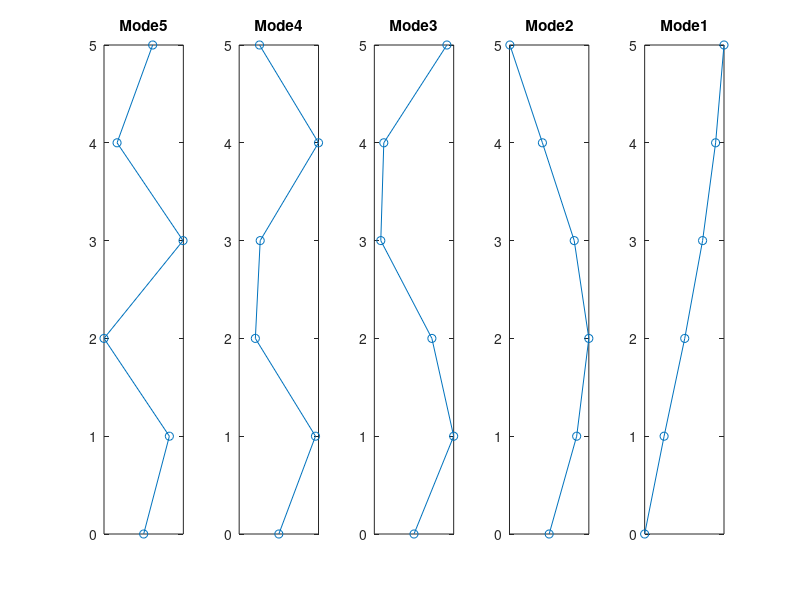

This chart was generated by the following MATLAB code: (Note: this script raises an error after producing the figure.)
clear
clc

%mass matrix
d1 = 100; %dead load from slab unit in psf
d2 = 25;  %dead load from superimposed load unit in psf

A = 0.25* 80*125;  %tributary area

dl = (d1+d2)/1000; %total dead load unit in ksf

g = 386.2205; %unit in in/s^2

fdl = dl*A;

m = fdl/g;

M = zeros(15,15);
M(1:5,1:5) = diag(m*ones(1,5));  %mass matrix

%stiffness matrix
bc = 20; %unit in inches
hc = 30; %unit in inches
bb = 20; %unit in inches
hb = 32; %unit in inches


Ic = 1/12*(bc*((hc)^3));
Ec = 57*sqrt(6000); %unit in ksi
Ib = 105.207e3;
%Ib = 1/12*(bb*(hb^3)); 
Eb = 57*sqrt(6000);


h = 10.5*12; %height from 2-4 in inches
Li = 25*12; %length for the beam in the moment-frame
stiff_coef = 0.5; %stiffness coefficient for cracking in column

k1 = stiff_coef * 2*(12*Ec*Ic)/((1.142871*h)^3); %total stiffness for the first floor (24EI/1.25h^3)
k = stiff_coef *(24*Ec*Ic)/(h^3); %total stiffness for 2-5 floor (24EI/h^3)
k2 = stiff_coef *(6*Ec*Ic)/(h^2); %total stiffness for 2-5 floor (6EI/h^2)
k3 = stiff_coef *(6*Ec*Ic)/((1.142871*h)^2); %total stiffness for first floor (6EI/1.25h^2)
k4 = stiff_coef *(4*Ec*Ic)/(1.142871*h); %total stiffness for first floor (4EI/1.25h)
k5 = stiff_coef *(4*Ec*Ic)/(h); %total stiffness for 2-5 floor (4EI/h)
k6 = stiff_coef *(4*Eb*Ib)/(Li); %total stiffness for moment first floor (4EI/L)
k7 = stiff_coef *(2*Eb*Ib)/(Li); %total stiffness for first floor (2EI/L)
k8 = stiff_coef *(2*Ec*Ic)/(h); %total stiffness for first floor (2EI/h)



K = [k+k1, -k, 0, 0 ,0, -k3+k2, k2, 0,0,0,-k3+k2, k2, 0,0,0;...
    -k, 2*k, -k, 0, 0, -k2, 0, k2, 0,0, -k2, 0, k2, 0,0;...
    0, -k, 2*k, -k, 0, 0, -k2, 0, k2, 0, 0, -k2, 0, k2, 0;...
    0, 0 , -k, 2*k, -k, 0,0, -k2, 0, k2, 0, 0, -k2, 0, k2;...
    0, 0, 0, -k, k, 0,0,0, -k2, -k2, 0,0,0, -k2,-k2;...
    -k3+k2, -k2, 0, 0, 0, k4+k5+k6, k8, 0,0,0,k7,0,0,0,0;...
    k2, 0, -k2, 0, 0, k8, 2*k5 + k6, k8, 0,0,0,k7,0,0,0;...
    0, k2, 0, -k2, 0, 0, k8, 2*k5+k6, k8, 0,0,0,k7,0,0;...
    0, 0, k2, 0, -k2, 0 , 0, k8, 2*k5+k6, k8, 0,0,0,k7,0;...
    0, 0, 0, k2, -k2, 0, 0, 0,k8, k5, 0, 0,0,0,k7;...
    -k3+k2, -k2, 0,0,0, k7, 0, 0, 0, 0, 2*k5+k6, k8, 0,0,0;...
    k2, 0, -k2, 0, 0, 0, k7, 0, 0, 0, k8, 2*k5+k6, k8, 0, 0;...
    0, k2, 0, -k2, 0, 0, 0, k7, 0, 0, 0, k8, 2*k5+k6, k8, 0;...
    0, 0, k2, 0, -k2, 0, 0,0,0,k7,0,0,k8, 2*k5+k6, k8;...
    0,0,0,k2,-k2,0,0,0,0,k7,0,0,0,k8,k5+k6];


Ktt = K(1:5,1:5); %stiffness matrix for both translation
Kto = K(1:5,6:15); %stiffness matrix for translation and rotation
Kot = K(6:15,1:5); %stiffness matrix for rotation and translation
Koo = K(6:15,6:15); %stiffness matrix for both rotation

ktr = Ktt - Kto*inv(Koo)*Kot;
Mtr = M(1:5,1:5);
[V,D] = eig(ktr,Mtr);


%mode shapes
for i = 1:size(V, 2)
    subplot(1, length(V), i);
    X = (0:1:length(V));
    Y = [0,V(:,i)'];
    plot( Y,X, 'o-')
    % Set custom y-axis tick locations
    ytick_values = [0, 1, 2, 3, 4, 5, 6];
    yticks(ytick_values);
    % Remove x-axis ticks
    xticks([]);
    title(["Mode", num2str(6-i)])
end

sgtitle('Mode Shapes for moment frame');
%damping matrix
w1 = (diag(D)'); %w^2 (omega square) for the various modes
w = zeros(1,5);
for i = 1:length(w1)
    w(i) = w1(6-i);
end
dr1 = 0.05; %damping ratio for first mode
dr4 = 0.05; %damping ratio for fourth mode

b = (2*dr1*sqrt(w(1))-2*dr4*sqrt(w(4)))/(w(1)-w(4));
a = 2*dr1*sqrt(w(1))-b*w(1);

Dm = a*M + b*K;

Period = zeros(1,5);

%period
for j = 1:length(w)
    Period(1,j) = (2*pi)/sqrt(w(j));
end


%% Equivalent Lateral Force Procedure (ELF)
A1 = 0.125*80*125;

Wx = [A1,A1,A1,A1,A1];
n_story = 5;
h1 = 12;
h_all = 10.5;
hx = zeros(n_story,1);
for i = 1:n_story
    if i == 1
        hx(i) = 12;
    else
        hx(i) = hx(i-1) + h_all;
    end
end

% determine exponent k
if Period(1) < 0.5
    k = 1;
else
    k = 2;
end
% parameters for shear wall
Ct = 0.016;
x = 0.9;
Cu = 1.4;
Sds = 1.518;
Sd1 = 0.615;
S1 = 0.659;
Cd = 5.5;
R = 8;
Ie = 1;
T = Period(1);
Ta = max(0.1*n_story, Ct * sum(hx)^x);

% find Cs
Cs1 = min(Sds/R , Sd1/(T*(R/Ie)));
Cs2 = Sds*0.044*Ie;
Cs3 = 0.5*S1/R;
Cs = max(max(Cs1,Cs2),Cs3);

% solve for forces
hxk = hx.^k;
Wxhxk = Wx' .* hxk;
Cvx = Wxhxk / sum(Wxhxk);
V1 = Cs * sum(Wx);
Fx = (Cvx * V1)/2; % divide forces by two to get forces on each level of the moment frame
% base shear (kips)
V_elf = sum(Fx);
% % base moment (kip-in)
% M_elf = 0;
% for i = 1:length(hx)
%     M_elf = M_elf + Fx(i) * hx(i) * 12;
% end
% lateral floor displacements (in)
x_elf = inv(ktr) * Fx * Cd;

%% member forces for the ELF

%displacement for the drift calculations
dx = ktr\Fx;

fx1 = [Fx;0;0;0;0;0;0;0;0;0;0];
dx1 = K\fx1;

nele = 10;
L = zeros(nele, 4);
for i = 1:5
    if i == 1
        L(i,1) = 0;
        L(i,2) = 1;
        L(i,3) = 0;
        L(i,4) = 1 + nele/2;
    else
        L(i,1) = i - 1;
        L(i,2) = i;
        L(i,3) = nele/2 + i - 1;
        L(i,4) = nele/2 + i; 
    end
end
for j = 6:10
    L(j,1) = L(j-5,1);
    L(j,2) = L(j-5,2);
    if j == 6
        L(j,3) = 0;
    else
        L(j,3) = L(j-5,3) + 5;
    end
    L(j,4) = L(j-5,4) + 5;
end

length = [12,10.5,10.5,10.5,10.5,12,10.5,10.5,10.5,10.5];
column_member = zeros(10,4);

lm = 12*[12,10.5,10.5,10.5,10.5,12,10.5,10.5,10.5,10.5];


for j = 1:10
    kc = (Ec*0.5*Ic)/(lm(j)^3)*[12, -12, 6*lm(j), 6*lm(j);...
    -12, 12, -6*lm(j), -6*lm(j);...
    6*lm(j), -6*lm(j), 4*(lm(j))^2, 2*(lm(j))^2;...
    6*lm(j), -6*lm(j), 2*(lm(j))^2, 4*(lm(j))^2];
    if j == 1 || j == 6
        Lj = L(j,:); % extract member locator vector
        column_member(j,:) = (kc * [0; dx1(Lj(2)); 0; dx1(Lj(4))]);  
    else 
        column_member(j,:) = (kc * dx1(L(j,:)));

    end
end


beam_member = zeros(5,2);

%beam demands/moment
Lb = L(:,4);
beam_coef = stiff_coef*(Eb*Ib)/(Li^3);
kbb = [4*(Li^2), 2*(Li^2);2*(Li^2), 4*(Li^2)];
kb = beam_coef*kbb;
for i = 1:5
    beam_member(i,:) = kb*dx1([Lb(i), Lb(i+5)]);
 
end

shear_demand = zeros(5,1);
for k = 1:size(beam_member,1)
    shear_demand(k,:) = (beam_member(k,1) + beam_member(k,2))/Li;

end
%% Response Spectrum Analysis (RSA)
% mode shapes and participation factors
phi = zeros(size(V,2),size(V,2));
% reverse mode order of phi
for i = 1:size(phi,2)
    phi(:,i) = V(:,6-i);
end
% mass normalize phi
alpha = zeros(size(phi,2),1);
for i = 1:size(phi,2)
    alpha(i) = sqrt(inv(phi(:,i)'*Mtr*(phi(:,i))));
end 
phi_norm = phi;
for i = 1:size(phi,2)
    phi_norm(:,i) = alpha(i)*phi(:,i);
end 

% solve for gamma
r = zeros(n_story,1) + 1;
gamma_n = zeros(n_story,1);
for i = 1:size(phi,2)
    gamma_n(i) = (phi_norm(:,i)' * Mtr * r) / (phi_norm(:,i)'* Mtr *phi_norm(:,i));
end

% solve for Modal Mass Participation (MMP)
MMP = zeros(size(phi,2),1);
for i = 1:size(phi,2)
    MMP(i) = gamma_n(i)^2 /(5*m);
end

% solve for static story forces
s_n = zeros(size(phi,2),size(phi,2));
for i = 1:size(phi,2)
    s_n(:,i) = gamma_n(i) * Mtr * phi_norm(:,i);
end

% find pseudo-accelerations
Ts = Sd1/Sds;
T0 = 0.2*Sd1/Sds;
% two modes required 90% mass participation per ASCE 7-16, but use all
PSa_n = zeros(size(phi,2),1); % in/s^2
for i = 1:size(phi,2)
    if Period(i) < T0
        PSa_n(i) = 0.6 * (Sds/T0) * Period(i) + 0.4*Sds;
    elseif Period(i) < Ts
        PSa_n(i) = Sds;
    else
        PSa_n(i) = Sd1 /Period(i);
    end
end

% calculate dynamic story forces
fx_rsa = zeros(size(phi,2),size(phi,2));
for i = 1:size(phi,2)
    fx_rsa(:,i) = PSa_n(i) * g * s_n(:,i)/R;
end

% calculate base shear for each mode
V_rsa_modal = zeros(size(phi,2),1);
for i = 1:size(phi,2)
    V_rsa_modal(i) = sum(fx_rsa(:,i));
end
% compute SRSS combination for base shear and compute scaled V_rsa
V_rsa = sqrt(sum(V_rsa_modal.^2));
scale_factor = V_elf/V_rsa;
V_rsa_scaled = V_rsa * scale_factor;
fx_rsa_scaled = fx_rsa * scale_factor;


% compute SRSS combination for dynamic story forces
Fx_rsa = zeros(size(phi,2),1);
for i = 1:size(phi,2)
    Fx_rsa(i) = sqrt(sum(fx_rsa(i,:).^2));
end

% calculate modal story displacements and SRSS combination
x_rsa_modal = zeros(size(phi,2),size(phi,2));
for i = 1:size(phi,2)
    x_rsa_modal(:,i) = inv(ktr)*fx_rsa(:,i) * Cd;
end
x_rsa = zeros(size(phi,2),1);
for i = 1:size(phi,2)
    x_rsa(i) = sqrt(sum(x_rsa_modal(i,:).^2));
end

%% BEAM AND COLUMN DEMANDS FOR RSA


dx2 = zeros(size(phi,2)+10, size(phi,2));
for k = 1:size(phi,2)
    fx1_rsa = [fx_rsa(:,k);0;0;0;0;0;0;0;0;0;0];
    dx2(:,k) = K\fx1_rsa;
end

%using just the first two modes
%first mode
dx3 = dx2(:,1);
for j = 1:10

    kc = (Ec*0.5*Ic)/(lm(j)^3)*[12, -12, 6*lm(j), 6*lm(j);...
        -12, 12, -6*lm(j), -6*lm(j);...
        6*lm(j), -6*lm(j), 4*(lm(j))^2, 2*(lm(j))^2;...
        6*lm(j), -6*lm(j), 2*(lm(j))^2, 4*(lm(j))^2];

    if j == 1 || j == 6
        Lj = L(j,:); % extract member locator vector
            column_member_rsa1(j,:) = (kc * [0; dx3(Lj(2)); 0; dx3(Lj(4))]);  
    else 
            column_member_rsa1(j,:) = (kc * dx3(L(j,:)));
    
    end
end


dx4 = dx2(:,2);
for j = 1:10

    kc = (Ec*0.5*Ic)/(lm(j)^3)*[12, -12, 6*lm(j), 6*lm(j);...
        -12, 12, -6*lm(j), -6*lm(j);...
        6*lm(j), -6*lm(j), 4*(lm(j))^2, 2*(lm(j))^2;...
        6*lm(j), -6*lm(j), 2*(lm(j))^2, 4*(lm(j))^2];

    if j == 1 || j == 6
        Lj = L(j,:); % extract member locator vector
            column_member_rsa2(j,:) = (kc * [0; dx4(Lj(2)); 0; dx4(Lj(4))]);  
    else 
            column_member_rsa2(j,:) = (kc * dx4(L(j,:)));
    
    end
end



%combining the two modes with SRSS
for i = 1:4
    mode2_member = column_member_rsa2(:,i);
    mode1_member = column_member_rsa1(:,i);
    for j = 1:10
        combined_rsa_member(j,i) = -scale_factor * sqrt(mode1_member(j)^2 + mode2_member(j)^2);

    end
end


%beam demands/moment for the first mode
beam_member1 = zeros(5,2);
beam_member2 = zeros(5,2);
Lb = L(:,4);
beam_coef = stiff_coef*(Eb*Ib)/(Li^3);
kbb = [4*(Li^2), 2*(Li^2);2*(Li^2), 4*(Li^2)];
kb = beam_coef*kbb;
for i = 1:5
    beam_member1(i,:) =  kb*dx3([Lb(i), Lb(i+5)]);
    beam_member2(i,:) =  kb*dx4([Lb(i), Lb(i+5)]);

end

%combining the two modes
for j = 1:2
    mode1_beam = beam_member1(:,j);
    mode2_beam = beam_member2(:,j);
    for i = 1:5
        beam_member_combined(i,j) = scale_factor * sqrt(mode1_beam(i)^2 + mode2_beam(i)^2);
    end
    
end
% shear demand for RSA
shear_demand1 = zeros(5,1);
for k = 1:size(beam_member,1)
    shear_demand1(k,:) = (beam_member_combined(k,1) + beam_member_combined(k,2))/Li;

end

%% RESPONSE HISTORY ANALYSIS
p = dir("*.txt");
%number of data points
l = zeros(1, numel(p));
for j = 1:numel(p)
    l(1,j) = (size((table2array(readtable(p(j).name))),1)-1)*5;
end
data = zeros(numel(p),max(l)); %storing the data from the txt files
dt2 = zeros(1,numel(p)); %matrix of the time steps

%READING TIME STEPS

for i = 1:numel(p)
    %reading the text file
    fileID = fopen(p(i).name, 'r');
    d = readtable(p(i).name, 'HeaderLines',3);

    %time step
    dt = d(1,1:5);
    dt1 = table2array(dt); %convert the table to array
    dt2(1,i) = dt1(:,4);   
       
end

%READING DATA POINTS
for i = 1:numel(p)
    %reading the text file
    fileID = fopen(p(i).name, 'r');
    d = readtable(p(i).name, 'HeaderLines',3);

    %data points
    pt = d(2:end, 1:5);
    pt1 = table2array(pt);

    n = 1;
    for j = 1:size((pt1),1)
    data(i,n:n+4) = pt1(j,:);
    n = n+5;
    end

end

%number of data points
npt = zeros(1, numel(p));
for i = 1:size(data,1)
    np = data(i,:);
    np1 = np(~isnan(np));
    npt(1,i) = size(np1(np1 ~= 0),2);
end
%reading each ground motion

kocaeli_00 = data(1,1:npt(1));
kocaeli_90 = data(2,1:npt(2));
niigata_ew = data(3,1:npt(3));
niigata_ns = data(4,1:npt(4));
northr_00 = data(5,1:npt(5));
northr_90 = data(6,1:npt(6));

%modal mass
mn = zeros(1, n_story);
for i = 1:n_story
    mn(1, i) = sum(s_n(:,i));
end

% acceleration and displacement for the first gm
w2 = sort(w1);
ngamma = 1/2; beta=1/4; zeta = 0.05;
D_kocaeli = zeros(2*n_story, size(kocaeli_00,2));
A_kocaeli = zeros(2*n_story, size(kocaeli_90,2));
h = 0;
for j = 1:2
    response = data(j,1:npt(j))';
    for i = 1:n_story
        m= 1;
        P = -g*m*response;
        k = w2(i)*m;
        w = sqrt(w2(i));
        c = 2*m*w*zeta;
        [a, v, u] = NewmarkIntegrator(ngamma, beta, m,  c,k, P, dt2(j));
        D_kocaeli(h+i,:) = u;
        A_kocaeli(h+i,:) = w^2*D_kocaeli(h+i,:);
    end
    h = h+5; 

end

%acceleration and displacement for the second gm
D_niigata = zeros(2*n_story, size(niigata_ew,2));
A_niigata = zeros(2*n_story, size(niigata_ns,2));
h = 0;
for j = 1:2
    response = data(j+2,1:npt(j+2))';
    for i = 1:n_story
        m= 1;
        P = -g*m*response;
        k = w2(i)*m;
        w = sqrt(w2(i));
        c = 2*m*w*zeta;
        [a, v, u] = NewmarkIntegrator(ngamma, beta, m,  c,k, P, dt2(j+2));
        D_niigata(h+i,:) = u;
        A_niigata(h+i,:) = w^2*D_niigata(h+i,:);
    end
    h = h+5; 

end

%acceleration and displacement for the third gm
D_northr = zeros(2*n_story, size(northr_00,2));
A_northr = zeros(2*n_story, size(northr_90,2));
h = 0;

for j = 1:2
    response = data(j+4,1:npt(j+4))';
    for i = 1:n_story
        m= 1;
        P = -g*m*response;
        k = w2(i)*m;
        w = sqrt(w2(i));
        c = 2*m*w*zeta;
        [a, v, u] = NewmarkIntegrator(ngamma, beta, m,  c,k, P, dt2(j+4));
        D_northr(h+i,:) = u;
        A_northr(h+i,:) = w^2*D_northr(h+i,:);
    end
    h = h+5; 

end

%total response for acceleration and displacement in both directions for
%GM1
A1_kocaeli = zeros(2*n_story, size(kocaeli_90,2));
D1_kocaeli = zeros(2*n_story, size(kocaeli_90,2));
d = 1;
for i = 1:2
    A1_kocaeli(d:d+4, :) = phi*diag(gamma_n)*A_kocaeli(d:d+4, 1:size(kocaeli_90,2));
    D1_kocaeli(d:d+4, :) = phi*diag(gamma_n)*D_kocaeli(d:d+4, 1:size(kocaeli_90,2));
    d = d+5;
end

%total response for acceleration and displacement in both directions for
%GM2
A1_niigata = zeros(2*n_story, size(niigata_ew,2));
D1_niigata = zeros(2*n_story, size(niigata_ns,2));
d = 1;
for i = 1:2
    A1_niigata(d:d+4, :) = phi*diag(gamma_n)*A_niigata(d:d+4, 1:size(niigata_ew,2));
    D1_niigata(d:d+4, :) = phi*diag(gamma_n)*D_niigata(d:d+4, 1:size(niigata_ns,2));
    d = d+5;
end

%total response for acceleration and displacement in both directions for
%GM3
A1_northr = zeros(2*n_story, size(northr_00,2));
D1_northr = zeros(2*n_story, size(northr_00,2));
d = 1;
for i = 1:2
    A1_northr(d:d+4, :) = phi*diag(gamma_n)*A_northr(d:d+4, 1:size(northr_00,2));
    D1_northr(d:d+4, :) = phi*diag(gamma_n)*D_northr(d:d+4, 1:size(northr_00,2));
    d = d+5;
end

pseudo_acc_kocaeli = zeros(n_story, 1);
dis_acc_kocaeli = zeros(n_story, 1);
%pseudo_acceleration
for i = 1:n_story 
    pseudo_acc_kocaeli(i,1) = max(max(A1_kocaeli(i,:)), max(A1_kocaeli(i+5,:)));
    dis_acc_kocaeli(i,1) = max(max(D1_kocaeli(i,:)), max(D1_kocaeli(i+5,:)));
end

pseudo_acc_niigata = zeros(n_story, 1);
 dis_acc_niigata = zeros(n_story, 1);
%pseudo_acceleration
for i = 1:n_story 
    pseudo_acc_niigata(i,1) = max(max(A1_niigata(i,:)), max(A1_niigata(i+5,:)));
    dis_acc_niigata(i,1) = max(max(D1_niigata(i,:)), max(D1_niigata(i+5,:)));

end

pseudo_acc_northr = zeros(n_story, 1);
dis_acc_northr = zeros(n_story, 1);
%pseudo_acceleration
for i = 1:n_story
    pseudo_acc_northr(i,1) = max(max(A1_northr(i,:)), max(A1_northr(i+5,:)));
    dis_acc_northr(i,1) = max(max(D1_northr(i,:)), max(D1_northr(i+5,:)));
end

% calculate dyanmic story forces rha calculation
fx_rha = zeros(size(phi,2),size(phi,2));
for i = 1:size(phi,2)
    fx_rha(:,i) = pseudo_acc_niigata(i) * s_n(:,i)/R;
end

% calculate base shear for each mode rha
V_rha_modal = zeros(size(phi,2));
for i = 1:size(phi,2)
    V_rha_modal(i) = sum(fx_rha(:,i));
end

%scale factor
V_rha = sqrt(sum(V_rha_modal.^2));
scale_factor1 = V_elf/sum(V_rha);


% calculate modal story displacements and SRSS combination rha
x_rha_modal = zeros(size(phi,2),size(phi,2));
for i = 1:size(phi,2)
    x_rha_modal(:,i) = inv(ktr)*fx_rha(:,i) * Cd;
end

x_rha = zeros(size(phi,2),1);
for i = 1:size(phi,2)
    x_rha(i) = sqrt(sum(x_rha_modal(i,:).^2));
end
%% BEAM AND COLUMN DEMAND FOR RHA

dx5 = zeros(size(phi,2)+10, size(phi,2));
for k = 1:size(phi,2)
    fx1_rha = [fx_rha(:,k);0;0;0;0;0;0;0;0;0;0];
    dx5(:,k) = K\fx1_rha;
end

%using just the first two modes
%first mode
dx6 = dx5(:,1);
for j = 1:10

    kc = (Ec*0.5*Ic)/(lm(j)^3)*[12, -12, 6*lm(j), 6*lm(j);...
        -12, 12, -6*lm(j), -6*lm(j);...
        6*lm(j), -6*lm(j), 4*(lm(j))^2, 2*(lm(j))^2;...
        6*lm(j), -6*lm(j), 2*(lm(j))^2, 4*(lm(j))^2];

    if j == 1 || j == 6
        Lj = L(j,:); % extract member locator vector
            column_member_rha1(j,:) = (kc * [0; dx6(Lj(2)); 0; dx6(Lj(4))]);  
    else 
            column_member_rha1(j,:) = (kc * dx6(L(j,:)));
    
    end
end


dx7 = dx5(:,2);
for j = 1:10

    kc = (Ec*0.5*Ic)/(lm(j)^3)*[12, -12, 6*lm(j), 6*lm(j);...
        -12, 12, -6*lm(j), -6*lm(j);...
        6*lm(j), -6*lm(j), 4*(lm(j))^2, 2*(lm(j))^2;...
        6*lm(j), -6*lm(j), 2*(lm(j))^2, 4*(lm(j))^2];

    if j == 1 || j == 6
        Lj = L(j,:); % extract member locator vector
            column_member_rha2(j,:) = (kc * [0; dx7(Lj(2)); 0; dx7(Lj(4))]);  
    else 
            column_member_rha2(j,:) = (kc * dx7(L(j,:)));
    
    end
end


%combining the two modes with SRSS
for i = 1:4
    mode2_member_rha = column_member_rha2(:,i);
    mode1_member_rha = column_member_rha1(:,i);
    for j = 1:10
        combined_rha_member(j,i) = -scale_factor1 * sqrt(mode1_member_rha(j)^2 + mode2_member_rha(j)^2);

    end
end


%beam demands/moment for the first mode
beam_member1_rha = zeros(5,2);
beam_member2_rha = zeros(5,2);
Lb = L(:,4);
beam_coef = stiff_coef*(Eb*Ib)/(Li^3);
kbb = [4*(Li^2), 2*(Li^2);2*(Li^2), 4*(Li^2)];
kb = beam_coef*kbb;
for i = 1:5
    beam_member1_rha(i,:) =  kb*dx6([Lb(i), Lb(i+5)]);
    beam_member2_rha(i,:) =  kb*dx7([Lb(i), Lb(i+5)]);

end

%combining the two modes
for j = 1:2
    mode1_beam_rha = beam_member1(:,j);
    mode2_beam_rha = beam_member2(:,j);
    for i = 1:5
        beam_member_combined_rha(i,j) = scale_factor1 * sqrt(mode1_beam_rha(i)^2 + mode2_beam_rha(i)^2);
    end
    
end
% shear demand for RSA
shear_demand_rha = zeros(5,1);
for k = 1:size(beam_member,1)
    shear_demand_rha(k,:) = (beam_member_combined_rha(k,1) + beam_member_combined_rha(k,2))/Li;

end

%% compare results
disp('lateral displacement for ELF vs RSA vs RHA')
displacement = [x_elf, x_rsa, x_rha];
disp(displacement)
disp('ELF vs RSA vs RHA for the column demand (shear demand is the first two columns and the moment demand is the last two columns)')
disp('ELF values')
disp(column_member)
disp('RSA values')
disp(combined_rsa_member)
disp('RHA values')
disp(combined_rha_member)

disp('ELF vs RSA vs RHA for the beam demand ')
disp('ELF values beam moment demand')
disp(beam_member)

disp('ELF values beam shear demand')
disp(shear_demand)

disp('RSA values beam moment demand')
disp(beam_member_combined)

disp('RSA values beam shear demand')
disp(shear_demand1)

disp('RHA values beam moment demand')
disp(beam_member_combined_rha)

disp('RHA values beam shear demand')
disp(shear_demand_rha)